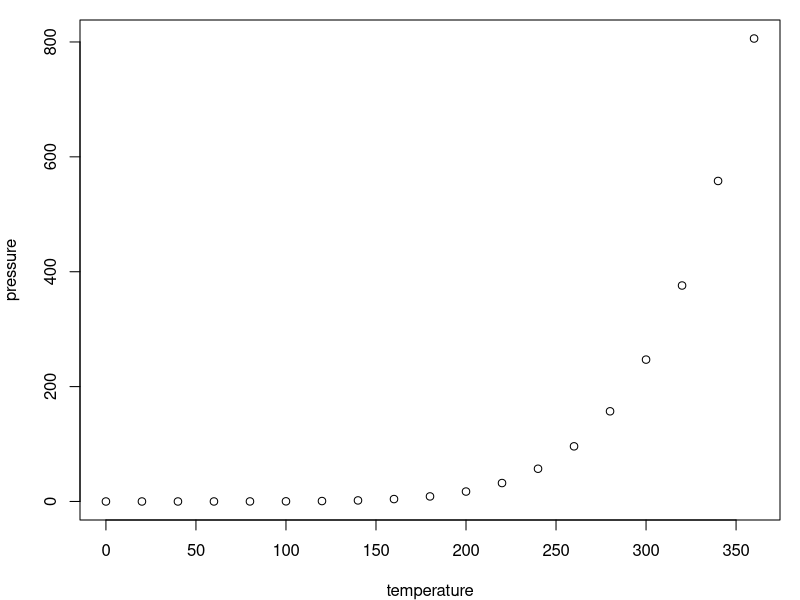

R code for this plot:
## ---- chunk 1
#some random comment to see if chunk resizes correctly
par(mar = c(4, 4, 1, 1)) 
plot(pressure)
